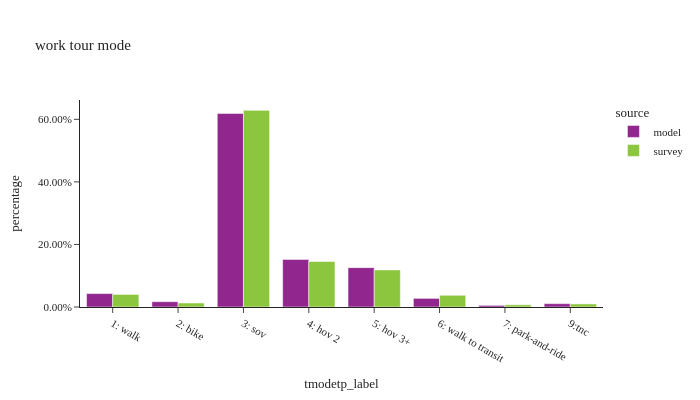

Notebook cell for this chart:
### Code cell
df_plot = wk_tour.groupby(['source','tmodetp_label'])['toexpfac'].sum().reset_index()
df_plot['percentage'] = df_plot.groupby(['source'], group_keys=False)['toexpfac']. \
    apply(lambda x: x / float(x.sum()))

df_plot_ct = wk_tour.groupby(['source','tmodetp_label'])['toexpfac'].count().reset_index(). \
    rename(columns={'toexpfac':'sample count'})
df_plot = df_plot.merge(df_plot_ct, on=['source','tmodetp_label'])

fig = px.bar(df_plot.sort_values(by=['source']), x="tmodetp_label", y="percentage", color="source",
             barmode="group",hover_data=['sample count'],title="work tour mode")
fig.update_layout(height=400, width=700, font=dict(size=11),
                  xaxis = dict(dtick = 1, categoryorder='category ascending'),
                  yaxis=dict(tickformat=".2%"))
fig.show()

### Figure 1 — Plotly figure (JSON) as saved in the notebook; plotly's stock layout.template omitted (floating-point values rounded to 4 significant figures)
{"data": [{"alignmentgroup": "True", "customdata": [[55991], [25097], [1098677], [275349], [230004], [36944], [8681], [13425]], "hovertemplate": "source=model<br>tmodetp_label=%{x}<br>percentage=%{y}<br>sample count=%{customdata[0]}<extra></extra>", "legendgroup": "model", "marker": {"color": "#91268F", "pattern": {"shape": ""}}, "name": "model", "offsetgroup": "model", "orientation": "v", "showlegend": true, "textposition": "auto", "type": "bar", "x": ["1: walk", "2: bike", "3: sov", "4: hov 2", "5: hov 3+", "6: walk to transit", "7: park-and-ride", "9:tnc"], "xaxis": "x", "y": [0.0429, 0.0169, 0.6187, 0.1521, 0.1259, 0.02755, 0.005259, 0.01071], "yaxis": "y"}, {"alignmentgroup": "True", "customdata": [[241], [136], [1405], [254], [108], [366], [28], [23]], "hovertemplate": "source=survey<br>tmodetp_label=%{x}<br>percentage=%{y}<br>sample count=%{customdata[0]}<extra></extra>", "legendgroup": "survey", "marker": {"color": "#8CC63E", "pattern": {"shape": ""}}, "name": "survey", "offsetgroup": "survey", "orientation": "v", "showlegend": true, "textposition": "auto", "type": "bar", "x": ["1: walk", "2: bike", "3: sov", "4: hov 2", "5: hov 3+", "6: walk to transit", "7: park-and-ride", "9:tnc"], "xaxis": "x", "y": [0.04016, 0.01277, 0.6287, 0.1454, 0.1187, 0.03744, 0.007094, 0.009777], "yaxis": "y"}], "layout": {"barmode": "group", "font": {"size": 11}, "height": 400, "legend": {"title": {"text": "source"}, "tracegroupgap": 0}, "title": {"text": "work tour mode"}, "width": 700, "xaxis": {"anchor": "y", "categoryorder": "category ascending", "domain": [0.0, 1.0], "dtick": 1, "title": {"text": "tmodetp_label"}}, "yaxis": {"anchor": "x", "domain": [0.0, 1.0], "tickformat": ".2%", "title": {"text": "percentage"}}}}
